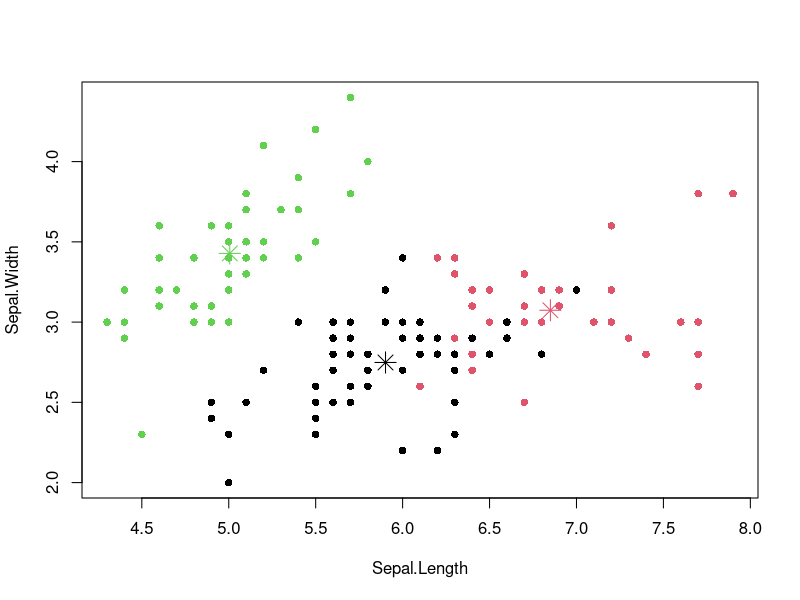

This figure's R source:

# Network Plot ------------------------------------------------------------


# Clustering --------------------------------------------------------------


kc <- kmeans(iris[,-5], 3)

plot(iris[c("Sepal.Length", "Sepal.Width")], pch=16, col=kc$cluster)
points(kc$centers[,c("Sepal.Length", "Sepal.Width")], col=1:3, pch=8, cex=2)

